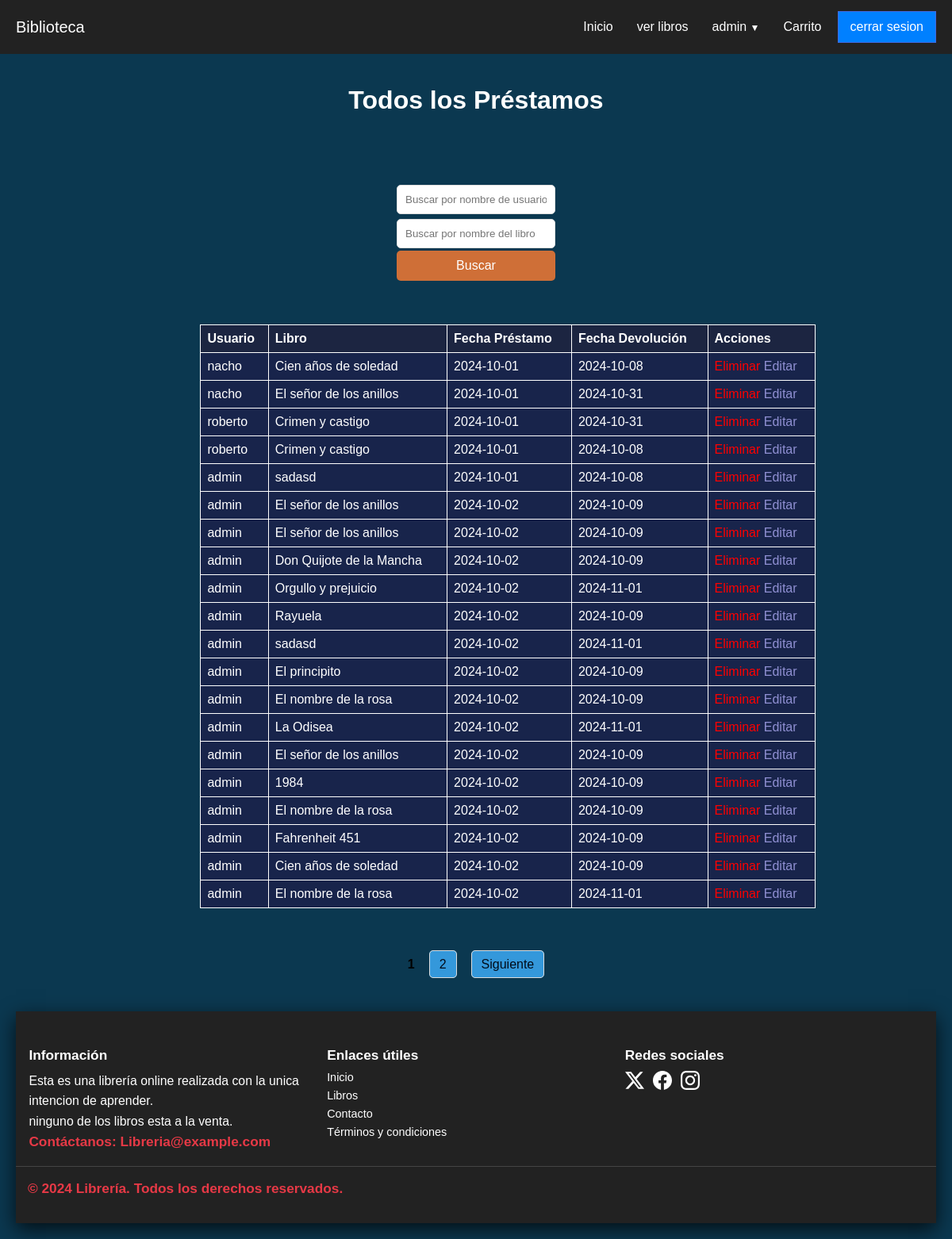
Before: /todos-los-prestamos (signed in) with the older database file.
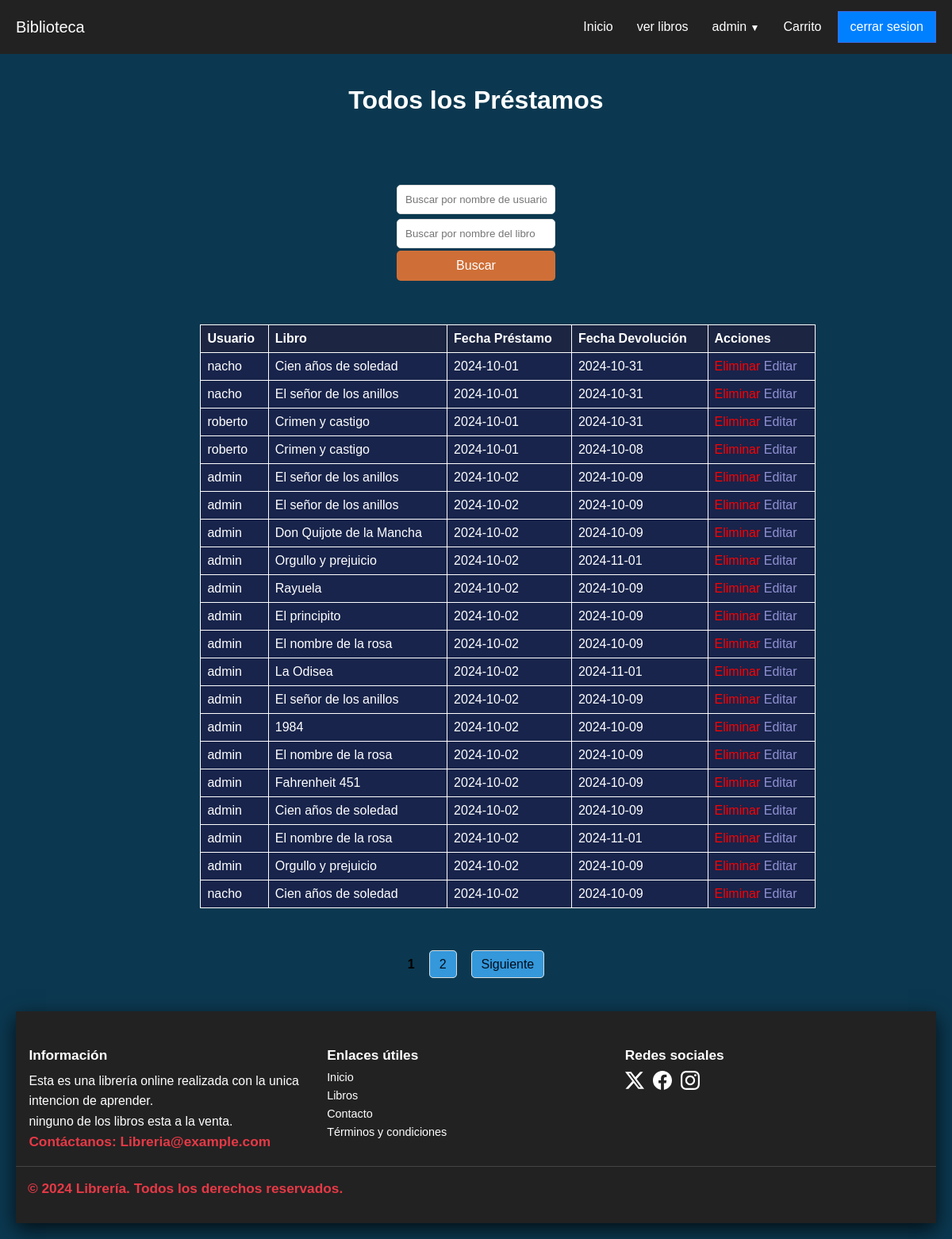
After: the same page with the newer database file.
### models/controladordatabase.py (models this page shows, shortened)
class Prestamo(db.Model):
    __tablename__ = 'Prestamo'
    id = db.Column(db.Integer, primary_key=True)
    id_libro = db.Column(db.Integer, db.ForeignKey('Libros.id'), nullable=False)
    id_usuario = db.Column(db.Integer, db.ForeignKey('Usuario.id'), nullable=False)
    fecha_prestamo = db.Column(db.Date, nullable=False, default=date.today)
    fecha_devolucion = db.Column(db.Date, nullable=True)
    precio_final = db.Column(db.Float, nullable=False)

class Usuario(db.Model):
    __tablename__ = 'Usuario'
    id = db.Column(db.Integer, primary_key=True)
    nombre = db.Column(db.String(100), nullable=False)
    correo = db.Column(db.String(100), unique=True, nullable=True)
    contrasena = db.Column(db.String(100), nullable=False)  # Asegúrate de que es 'contrasena'
    tel_cel = db.Column(db.String(20), nullable=True, default='12345678')
    rol = db.Column(db.Enum('admin', 'comun'), nullable=True, default='comun')
    prestamos = db.relationship('Prestamo', backref='usuario', lazy=True)

class Libros(db.Model):
    __tablename__ = 'Libros'
    id = db.Column(db.Integer, primary_key=True)
    titulo = db.Column(db.String(100), nullable=False)
    autor = db.Column(db.String(100), nullable=False)
    genero = db.Column(db.String(100), nullable=False)
    descripcion = db.Column(db.Text, nullable=True)
    fecha_emision = db.Column(db.Text, nullable=False, default=date.today)
    stock = db.Column(db.Integer, nullable=False)
    precio = db.Column(db.Float, nullable=False)
    img = db.Column(db.String(200), nullable=True, default="sinimagen.jpg")
    prestamos = db.relationship('Prestamo', backref='libro', lazy=True)

### routes/prestamo.py (the view)
@prestamos.route('/todos-los-prestamos')
@admin_required
def ver_todos_prestamos():
    page = request.args.get('page', 1, type=int)
    per_page = 20
    nombre_usuario = request.args.get('usuario')
    titulo_libro = request.args.get('titulo_libro', '', type=str)
    query = db.session.query(Prestamo, Libros, Usuario).join(Libros, Prestamo.id_libro == Libros.id).join(Usuario, Prestamo.id_usuario == Usuario.id)
    if nombre_usuario:
        query = query.filter(Usuario.nombre.ilike(f"%{nombre_usuario}%"))
    if titulo_libro:
        query = query.filter(Libros.titulo.ilike(f"%{titulo_libro}%"))
    prestamos = query.all()
    pagination = query.paginate(page=page, per_page=per_page)
    return render_template('prestamos/todos.html', prestamos=prestamos,pagination=pagination)

### routes/login.py (called while the page is built)
def admin_required(f):
    @wraps(f)
    def decorated_function(*args, **kwargs):
        if "nombre" not in session:
            flash("Acceso denegado: Debes iniciar sesión.")
            return redirect(url_for('user.index_login'))
        if session.get('rol') != 'admin':
            flash("Acceso denegado: Se requiere rol de administrador.")
            return redirect(url_for('libros.bienvenida'))
        return f(*args, **kwargs)
    return decorated_function

### templates/prestamos/todos.html (shortened to what this page needs)
{% extends 'layout.html' %}
{% block content %}
<body>
    <main id="main" class="flexbox-col">
    <h1>Todos los Préstamos</h1>
    <div class="filter-container">
    <form action="{{ url_for('prestamos.ver_todos_prestamos') }}" method="GET">
        <div class="filter-group">
        <input type="text" id="usuario" name="usuario" placeholder="Buscar por nombre de usuario">
        <input type="text" id="titulo_libro" name="titulo_libro" placeholder="Buscar por nombre del libro">
        <button style="width: 200px;" class="filter-button" type="submit">Buscar</button>
    </div>
    </form>
</div>
    <table>
        <thead>
            <tr>
                <th>Usuario</th>
                <th>Libro</th>
                <th>Fecha Préstamo</th>
                <th>Fecha Devolución</th>
                <th>Acciones</th>
            </tr>
        </thead>
        <tbody>
            {% for prestamo, libro, usuario in pagination.items %}
                <tr>
                    <td data-label="Usuario">{{ usuario.nombre }}</td>
                    <td data-label="Libro">{{ libro.titulo }}</td>
                    <td data-label="Fecha Préstamo">{{ prestamo.fecha_prestamo }}</td>
                    <td data-label="Fecha Devolución">{{ prestamo.fecha_devolucion if prestamo.fecha_devolucion else 'Pendiente' }}</td>
                    <td data-label="Acciones">
                        <a style="color: red;" href="{{ url_for('prestamos.eliminar_prestamo', id=prestamo.id) }}">Eliminar</a>
                        <a style="color: rgb(144, 144, 211);" href="{{ url_for('prestamos.editar_prestamo', id=prestamo.id) }}">Editar</a>
                    </td>
                </tr>
            {% endfor %}
        </tbody>
    </table>
    <ul class="pagination">
        {% for page_num in pagination.iter_pages(left_edge=1, right_edge=1, left_current=2, right_current=2) %}
            {% if page_num %}
                {% if page_num == pagination.page %}
                    <li class="active"><strong>{{ page_num }}</strong></li>
                {% else %}
                    <li><a href="{{ url_for('prestamos.ver_todos_prestamos', page=page_num) }}">{{ page_num }}</a></li>
                {% endif %}
            {% else %}
                <li class="li">…</li>
            {% endif %}
        {% endfor %}
        {% if pagination.has_next %}
        <li><a href="{{ url_for('prestamos.ver_todos_prestamos', page=pagination.next_num) }}">Siguiente</a></li>
        {% endif %}
    </ul>
    </main>
{% endblock %}

Changed rows visible on the page:
removed Prestamo: nombre "admin", titulo "sadasd", fecha_prestamo "2024-10-01", fecha_devolucion "2024-10-08"
removed Prestamo: nombre "admin", titulo "sadasd", fecha_prestamo "2024-10-02", fecha_devolucion "2024-11-01"
changed Prestamo (number 1 of 20 on the later page): fecha_devolucion "2024-10-08" → "2024-10-31"
now on this page (row unchanged): Prestamo: nombre "admin", titulo "Orgullo y prejuicio", fecha_prestamo "2024-10-02", fecha_devolucion "2024-10-09"
now on this page (row unchanged): Prestamo: nombre "nacho", titulo "Cien años de soledad", fecha_prestamo "2024-10-02", fecha_devolucion "2024-10-09"
